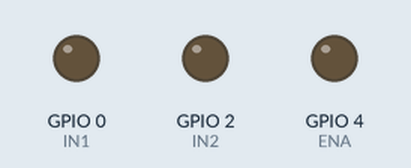
Bench run of a sketch on a simulated ESP8266 (NodeMCU). On the bench: output pins drawn as LEDs (lit = HIGH). WiFi joins after 1.5 s; servers stay silent unless stated; what the sketch prints to the serial monitor is not drawn.

Above: at 1.6 s.
At 5.3 s:
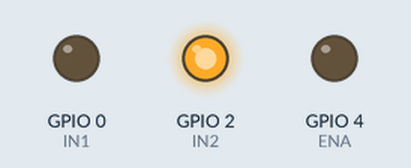
Timing chart, 0 to 6.8 s (numbered marks = the images above):
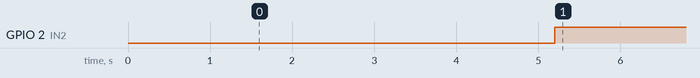

Measured:
- by itself, GPIO 2 (IN2): LOW → HIGH at 5.2 s

The sketch:

Client.ino
```cpp
#include <ESP8266WiFi.h>
#include <ESP8266HTTPClient.h>
#include <WiFiClient.h>
#include <Stepper.h>

#include <ESP8266WiFiMulti.h>
ESP8266WiFiMulti WiFiMulti;

const char* ssid = "Server-Project";
const char* password = "123456789";

//Your IP address or domain name with URL path
const char* serverNameBtn = "http://192.168.4.1/button";

#include <Wire.h>
#include <Adafruit_GFX.h>
#include <Adafruit_SSD1306.h>

unsigned long previousMillis = 0;
const long interval = 5000;
int ENA = 4;
int IN1 = 0;
int IN2 = 2;

int buttonState = 0;

void setup() {
  Serial.begin(9600);
  Serial.println();

  Serial.print("Connecting to ");
  Serial.println(ssid);
  WiFi.begin(ssid, password);
  while (WiFi.status() != WL_CONNECTED) {
    delay(500);
    Serial.print(".");
  }
  Serial.println("");
  Serial.println("Connected to WiFi");

  pinMode(ENA, OUTPUT);
  pinMode(IN1, OUTPUT);
  pinMode(IN2, OUTPUT);
}

void loop() {

  unsigned long currentMillis = millis();
  if(currentMillis - previousMillis >= interval) {
     // Check WiFi connection status
    if ((WiFiMulti.run() == WL_CONNECTED)) {
      buttonState = httpGETRequest(serverNameBtn).toInt();

      if(buttonState == HIGH){
          digitalWrite(ENA, HIGH);
          digitalWrite(IN1, HIGH);
          digitalWrite(IN2, LOW);
      } else {
          digitalWrite(ENA, LOW);
          digitalWrite(IN1, LOW);
          digitalWrite(IN2, HIGH);
      }
      // save the last HTTP GET Request
      previousMillis = currentMillis;
    }
    else {
      Serial.println("WiFi Disconnected");
      exit(0);
    }
  }

}
String httpGETRequest(const char* serverName) {
  WiFiClient client;
  HTTPClient http;

  // Your IP address with path or Domain name with URL path
  http.begin(client, serverName);

  // Send HTTP POST request
  int httpResponseCode = http.GET();

  String payload = "--";

  if (httpResponseCode>0) {
    Serial.print("HTTP Response code: ");
    Serial.println(httpResponseCode);
    payload = http.getString();
  }
  else {
    Serial.print("Error code: ");
    Serial.println(httpResponseCode);
  }
  // Free resources
  http.end();

  return payload;
}
```
